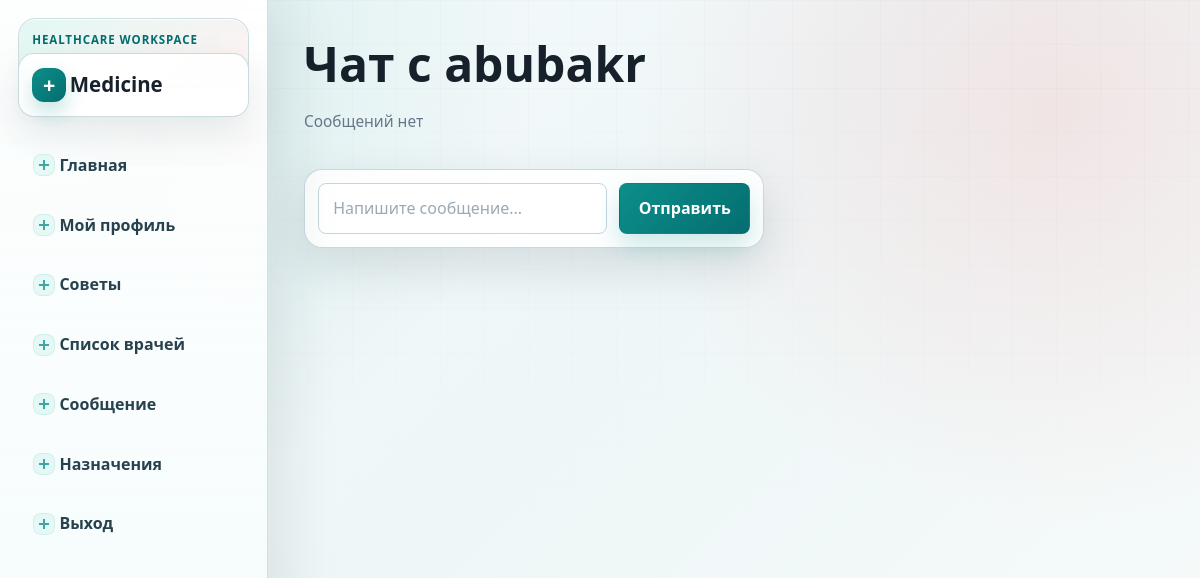
/chat/send_message/2 (signed in), run on an earlier commit of the app's database.
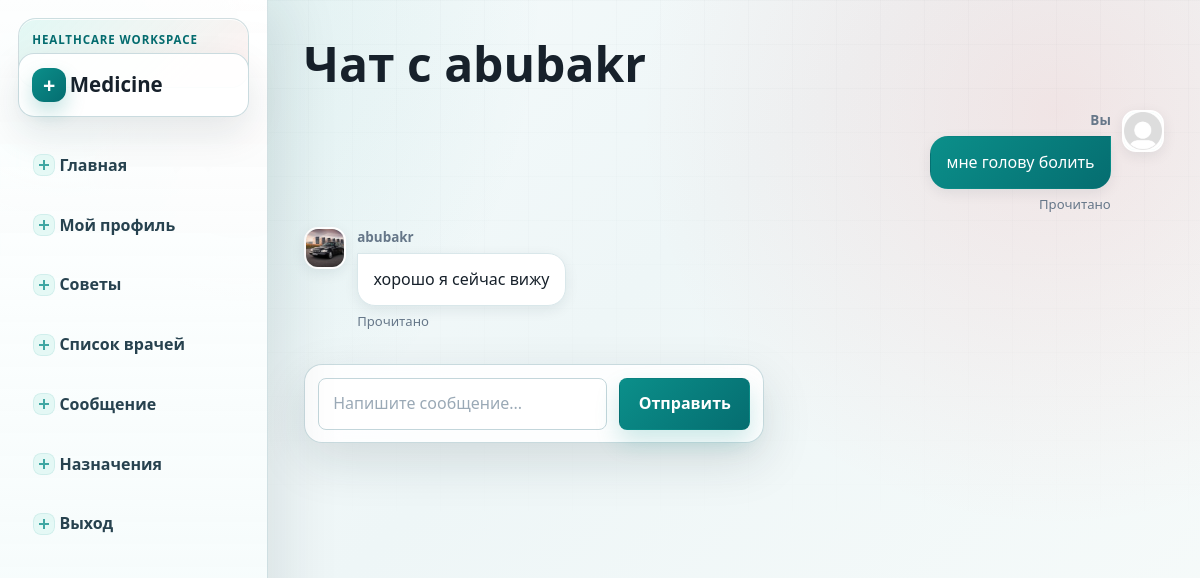
And on a later commit of the database.
### chat/models.py (models this page shows, shortened)
class Direct(models.Model):
    sender=models.ForeignKey(User,on_delete=models.CASCADE,related_name='send_messages')
    receiner=models.ForeignKey(User,on_delete=models.CASCADE,related_name='received_messages')
    text=models.TextField()
    created_at=models.DateTimeField(auto_now_add=True)
    is_readed=models.BooleanField(default=False)

### accounts/models.py (models this page shows, shortened)
class Profile(models.Model):
    ROLE_CHOICES = (
        ('patient', 'Patient'),
        ('doctor', 'Doctor'),
        ('admin', 'Admin'),
    )
    user=models.OneToOneField(settings.AUTH_USER_MODEL,on_delete=models.CASCADE,related_name='profile')
    age=models.PositiveIntegerField(null=True,blank=True)
    role = models.CharField(max_length=20, choices=ROLE_CHOICES, default='patient')
    phone=models.CharField(max_length=14,blank=True)
    photo=models.ImageField(upload_to='users/',blank=True,null=True)

class User(AbstractUser):
    ROLE_CHOICES = (
        ('patient', 'Patient'),
        ('doctor', 'Doctor'),
        ('admin', 'Admin'),
    )
    role = models.CharField(
        max_length=20,
        choices=ROLE_CHOICES
    )
    phone = models.CharField(
        max_length=20,
        unique=True
    )
    age=models.PositiveIntegerField()

### chat/views.py (the view, shortened to what this page needs)
# urls.py: path('send_message/<int:pk>',views.send_message,name='send_message'),
@login_required(login_url='login')
def send_message(request,pk):
    ptn=get_object_or_404(User,pk=pk)
    message=Direct.objects.filter(
        Q(sender=request.user, receiner=ptn) |
        Q(sender=ptn, receiner=request.user)
    ).order_by("created_at")
    message.filter(receiner=request.user, is_readed=False).update(is_readed=True)
    return render(request,'chat/send_message.html',{"messages":message,"profile":ptn})

### templates/chat/send_message.html (shortened to what this page needs)
{% extends "accounts/base.html" %}
{% block main %}
<h1>Чат с {{ profile.username }}</h1>
<ul class="chat-list dm-messages">
    {% for i in messages %}
        <li class="chat-message {% if i.sender == request.user %}msg-own{% else %}msg-other{% endif %}">
            <div class="msg-avatar">
                {% if i.sender.profile.photo %}
                    <img src="{{ i.sender.profile.photo.url }}" alt="">
                {% else %}
                    <img src="/media/user.png" alt="">
                {% endif %}
            </div>
            <div class="msg-body">
                <div class="msg-meta">
                    <b>
                        {% if i.sender == request.user %}
                            Вы
                        {% else %}
                            {{ i.sender.username }}
                        {% endif %}
                    </b>
                </div>
                <div class="msg-bubble">
                    <p>{{ i.text }}</p>
                </div>
                <div class="msg-read">
                    {% if i.is_readed %}
                        Прочитано
                    {% else %}
                        Не прочитано
                    {% endif %}
                </div>
            </div>
        </li>
    {% empty %}
        <p class="muted">Сообщений нет</p>
    {% endfor %}
</ul>
<form class="chat-form chat-form-inline" action="" method="post">
    <input class="chat-input" type="text" placeholder="Напишите сообщение..." name="text">
    <button class="chat-send" type="submit">Отправить</button>
</form>
{% endblock %}

What changed in the data, as far as the page shows it:
added Direct: shows "Вы", text "мне голову болить", is_readed "Прочитано"
added Direct: sender.profile.photo (picture), sender.username "abubakr", text "хорошо я сейчас вижу", is_readed "Прочитано"
Also different on the page:
text no longer shown: "Сообщений нет"
